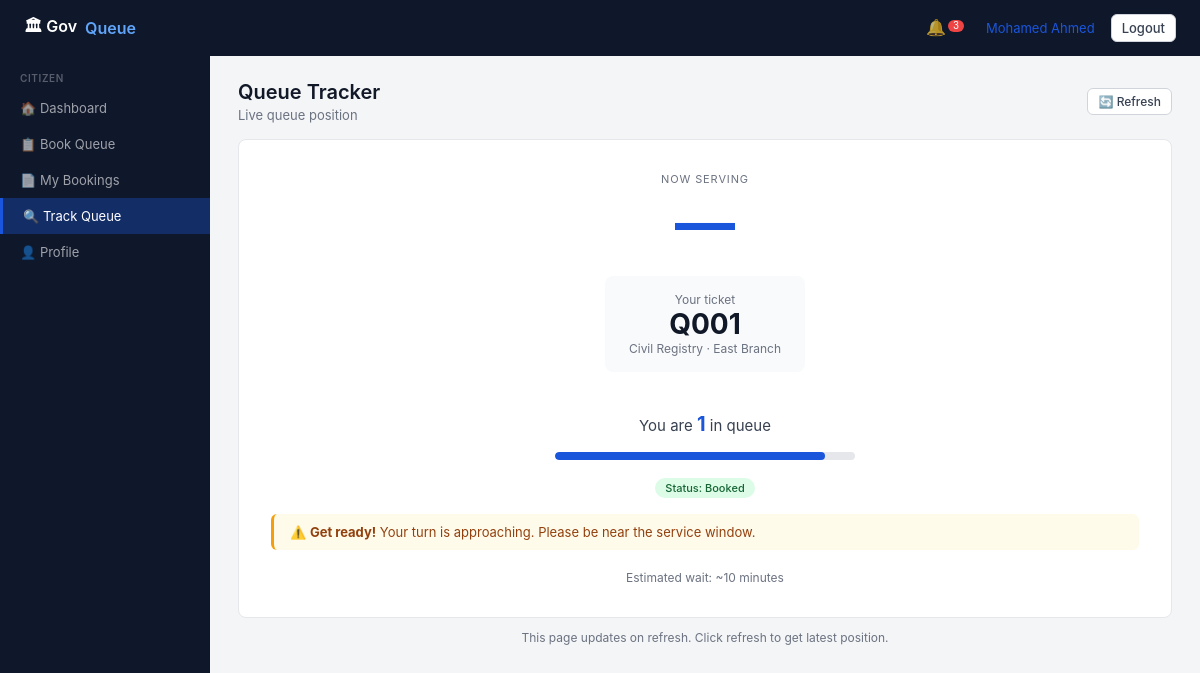
The app's page /citizen/track (signed in) with its own data.
### tables this page shows
CREATE TABLE user (
    id INTEGER PRIMARY KEY AUTOINCREMENT,
    full_name TEXT NOT NULL,
    phone TEXT NOT NULL UNIQUE,
    password_hash TEXT NOT NULL,
    national_id TEXT,
    role TEXT NOT NULL DEFAULT 'citizen',  -- guest,citizen,staff,validation_staff,supervisor,admin
    preferred_language TEXT DEFAULT 'en',
    is_active INTEGER DEFAULT 1,
    branch_id INTEGER REFERENCES branch(id)
);

CREATE TABLE booking (
    id INTEGER PRIMARY KEY AUTOINCREMENT,
    citizen_id INTEGER NOT NULL REFERENCES user(id),
    time_slot_id INTEGER NOT NULL REFERENCES time_slot(id),
    branch_service_id INTEGER NOT NULL REFERENCES branch_service(id),
    queue_number TEXT NOT NULL,
    status TEXT DEFAULT 'booked',  -- booked,arrived,serving,completed,cancelled,no_show,skipped
    booked_at TEXT NOT NULL,
    arrived_at TEXT,
    served_at TEXT,
    completed_at TEXT
);

CREATE TABLE service (
    id INTEGER PRIMARY KEY AUTOINCREMENT,
    organization_id INTEGER NOT NULL REFERENCES organization(id),
    name TEXT NOT NULL,
    name_ar TEXT,
    estimated_duration_minutes INTEGER DEFAULT 10,
    is_active INTEGER DEFAULT 1
);

CREATE TABLE branch (
    id INTEGER PRIMARY KEY AUTOINCREMENT,
    organization_id INTEGER NOT NULL REFERENCES organization(id),
    name TEXT NOT NULL,
    address TEXT,
    phone TEXT,
    working_hours TEXT DEFAULT '08:00-16:00',
    grace_period_minutes INTEGER DEFAULT 15,
    is_active INTEGER DEFAULT 1
);

### app.py (the view)
@app.route('/citizen/track')
@login_required
@role_required('citizen')
def citizen_track():
    uid = session['user_id']
    bk = query("""SELECT bk.*, s.name as service_name, s.estimated_duration_minutes,
                         ts.slot_date, ts.start_time, b.name as branch_name
                  FROM booking bk
                  JOIN time_slot ts ON bk.time_slot_id=ts.id
                  JOIN branch_service bs ON bk.branch_service_id=bs.id
                  JOIN service s ON bs.service_id=s.id
                  JOIN branch b ON bs.branch_id=b.id
                  WHERE bk.citizen_id=? AND bk.status NOT IN ('completed','cancelled','no_show','skipped')
                  ORDER BY ts.slot_date, ts.start_time LIMIT 1""", (uid,), one=True)
    serving_now = None
    position = None
    if bk:
        bs_id = bk['branch_service_id']
        serving = query("""SELECT bk2.queue_number FROM booking bk2
                           JOIN time_slot ts2 ON bk2.time_slot_id=ts2.id
                           WHERE ts2.branch_service_id=? AND ts2.slot_date=? AND bk2.status='serving'
                           ORDER BY bk2.queue_number LIMIT 1""",
                        (bs_id, bk['slot_date']), one=True)
        serving_now = serving['queue_number'] if serving else "—"
        ahead = query("""SELECT COUNT(*) as c FROM booking b2
                         JOIN time_slot ts2 ON b2.time_slot_id=ts2.id
                         WHERE ts2.branch_service_id=? AND ts2.slot_date=?
                         AND b2.status IN ('booked','arrived')
                         AND b2.queue_number < ?""",
                      (bs_id, bk['slot_date'], bk['queue_number']), one=True)
        position = (ahead['c'] if ahead else 0) + 1
    check_turn_notifications()
    return render_template('citizen/track.html', bk=bk, serving_now=serving_now,
                           position=position, user=current_user(), unread=unread_count())

### app.py (called while the page is built, shortened)
def login_required(f):
    @wraps(f)
    def decorated(*args, **kwargs):
        if 'user_id' not in session:
            return redirect(url_for('login'))
        return f(*args, **kwargs)
    return decorated

def role_required(*roles):
    def decorator(f):
        @wraps(f)
        def decorated(*args, **kwargs):
            if session.get('role') not in roles:
                flash("Access denied.", "error")
                return redirect(url_for('index'))
            return f(*args, **kwargs)
        return decorated
    return decorator

def current_user():
    if 'user_id' not in session:
        return None
    return query("SELECT * FROM user WHERE id=?", (session['user_id'],), one=True)

def unread_count():
    if 'user_id' not in session:
        return 0
    r = query("SELECT COUNT(*) as c FROM notification WHERE user_id=? AND is_read=0", (session['user_id'],), one=True)
    return r['c'] if r else 0

@app.context_processor
def inject_globals():
    return {'unread': unread_count()}

def check_turn_notifications():
    bookings = query("""
        SELECT b.id, b.citizen_id, b.queue_number, b.time_slot_id,
               ts.branch_service_id, ts.slot_date
        FROM booking b
        JOIN time_slot ts ON b.time_slot_id=ts.id
        WHERE b.status='booked' AND ts.slot_date=?
    """, (date.today().isoformat(),))

### db.py (called while the page is built)
def get_db():
    conn = sqlite3.connect(DB_PATH)
    conn.row_factory = sqlite3.Row
    conn.execute("PRAGMA foreign_keys = ON")
    return conn

def query(sql, args=(), one=False):
    conn = get_db()
    cur = conn.execute(sql, args)
    rv = cur.fetchall()
    conn.close()
    return (rv[0] if rv else None) if one else rv

### templates/citizen/track.html (shortened to what this page needs)
{% extends 'base.html' %}
{% block content %}
<div class="with-sidebar">
  <div class="sidebar">
    <div class="sidebar-section">
      <div class="sidebar-lbl">Citizen</div>
      <a href="/citizen" class="sidebar-item">🏠 Dashboard</a>
      <a href="/citizen/book" class="sidebar-item">📋 Book Queue</a>
      <a href="/citizen/bookings" class="sidebar-item">📄 My Bookings</a>
      <a href="/citizen/track" class="sidebar-item active">🔍 Track Queue</a>
      <a href="/citizen/profile" class="sidebar-item">👤 Profile</a>
    </div>
  </div>
  <div class="main-area">
    <div class="flex-between mb-4">
      <div class="page-header" style="margin:0"><h2>Queue Tracker</h2><p>Live queue position</p></div>
      <a href="/citizen/track" class="btn btn-secondary btn-sm">🔄 Refresh</a>
    </div>
    {% if bk %}
    <div class="card" style="text-align:center;padding:32px">
      <div style="font-size:11px;text-transform:uppercase;letter-spacing:.08em;color:#6b7280;margin-bottom:6px">Now Serving</div>
      <div style="font-size:60px;font-weight:700;color:#1a56db;line-height:1">{{ serving_now }}</div>
      <div style="margin:24px 0;padding:16px;background:#f9fafb;border-radius:8px;display:inline-block;min-width:200px">
        <div class="muted">Your ticket</div>
        <div style="font-size:28px;font-weight:700;color:#111827">{{ bk.queue_number }}</div>
        <div class="muted">{{ bk.service_name }} · {{ bk.branch_name }}</div>
      </div>
      <div style="margin:16px 0">
        <span style="font-size:15px;color:#374151">
          You are <strong style="color:#1a56db;font-size:20px">{{ position }}</strong> in queue
        </span>
      </div>
      <div style="max-width:300px;margin:0 auto">
        <div style="background:#e5e7eb;border-radius:20px;height:8px;overflow:hidden">
          <div style="background:#1a56db;height:100%;border-radius:20px;width:{{ [100 - (position * 10), 5]|max }}%;transition:width 1s"></div>
        </div>
      </div>
      <div style="margin-top:16px">
        <span class="tag {% if bk.status == 'serving' %}tag-blue{% elif bk.status == 'arrived' %}tag-amber{% else %}tag-green{% endif %}">
          Status: {{ bk.status|title }}
        </span>
      </div>
      {% if position <= 3 %}
      <div class="alert alert-warning" style="margin-top:16px;text-align:left">
        ⚠️ <strong>Get ready!</strong> Your turn is approaching. Please be near the service window.
      </div>
      {% endif %}
      <div style="margin-top:20px;color:#6b7280;font-size:12px">
        Estimated wait: ~{{ position * bk.estimated_duration_minutes }} minutes
      </div>
    </div>
    <div style="margin-top:12px;text-align:center">
      <p class="muted" style="margin-bottom:8px">This page updates on refresh. Click refresh to get latest position.</p>
    </div>
    {% else %}
    <div class="card" style="text-align:center;padding:40px">
      <div style="font-size:40px;margin-bottom:10px">🔍</div>
      <p class="muted">No active booking to track.</p>
      <a href="/citizen/book" class="btn btn-primary" style="margin-top:12px">Book a Slot</a>
    </div>
    {% endif %}
  </div>
</div>
{% endblock %}

### templates/base.html (shortened to what this page needs)
<!DOCTYPE html>
<html lang="en">
<head>
</head>
<body>
<nav class="navbar">
  <a href="/" class="navbar-brand">🏛 Gov<span>Queue</span></a>
  <div class="navbar-right">
    {% if session.user_id %}
      <div class="notif-wrap" id="notif-wrap">
        <button type="button" class="notif-btn" id="notif-btn" aria-label="Notifications">
          🔔{% if unread > 0 %}<span class="notif-badge" id="notif-badge">{{ unread }}</span>{% endif %}
        </button>
      </div>
      <a href="/dashboard">{{ session.name }}</a>
      <a href="/logout" class="btn btn-sm btn-secondary">Logout</a>
    {% else %}
      <a href="/login">Login</a>
      <a href="/register" class="btn btn-sm btn-primary">Register</a>
    {% endif %}
  </div>
</nav>
{% block content %}{% endblock %}
</body>
</html>

### templates/base.html (style rules this page uses)
* { box-sizing:border-box;margin:0;padding:0 }
body { font-family:-apple-system,BlinkMacSystemFont,'Segoe UI',sans-serif;background:#f4f5f7;color:#1a1a2e;min-height:100vh }
a { color:#1a56db;text-decoration:none }
.navbar { background:#0f172a;padding:0 24px;height:56px;display:flex;align-items:center;justify-content:space-between }
.navbar-brand { color:#fff;font-size:16px;font-weight:600;display:flex;align-items:center;gap:8px }
.navbar-brand span { color:#60a5fa }
.navbar-right { display:flex;align-items:center;gap:16px }
.navbar-right a { color:rgba(96 165 250,.7);font-size:13px }
.btn { display:inline-flex;align-items:center;gap:6px;padding:7px 16px;border-radius:6px;font-size:13px;font-weight:500;cursor:pointer;border:1px solid transparent;transition:opacity .15s }
.btn-secondary { background:#fff;color:#374151;border-color:#d1d5db }
.btn-sm { padding:5px 10px;font-size:12px }
.with-sidebar { display:flex;min-height:calc(100vh - 56px) }
.sidebar { width:210px;background:#0f172a;padding:0;flex-shrink:0 }
.sidebar-section { padding:12px 0 }
.sidebar-lbl { font-size:10px;font-weight:600;color:rgba(255,255,255,.3);padding:4px 20px 6px;text-transform:uppercase;letter-spacing:.06em }
.sidebar-item { display:flex;align-items:center;gap:10px;padding:10px 20px;font-size:13px;color:rgba(255,255,255,.6);cursor:pointer;transition:background .1s }
.sidebar-item.active { background:rgba(26,86,219,.35);color:#fff;border-left:3px solid #1a56db }
.main-area { flex:1;padding:24px 28px;overflow:auto }
.card { background:#fff;border:1px solid #e5e7eb;border-radius:8px;padding:20px }
.tag { display:inline-flex;align-items:center;padding:3px 10px;border-radius:20px;font-size:11px;font-weight:500 }
.tag-green { background:#dcfce7;color:#166534 }
.alert { padding:10px 16px;border-radius:6px;font-size:13px;margin-bottom:14px;border-left:3px solid }
.alert-warning { background:#fffbeb;color:#92400e;border-color:#f59e0b }
.page-header { margin-bottom:20px }
.page-header h2 { font-size:20px;font-weight:600;color:#111827 }
.page-header p { font-size:13px;color:#6b7280;margin-top:3px }
.notif-wrap { position:relative }
.notif-btn { background:none;border:none;color:rgba(255,255,255,.7);font-size:16px;cursor:pointer;padding:4px 6px;border-radius:6px;line-height:1 }
.notif-badge { background:#ef4444;color:#fff;font-size:10px;border-radius:9px;padding:1px 5px;min-width:16px;text-align:center;display:inline-block;vertical-align:top;margin-left:2px }
.muted { color:#6b7280;font-size:12px }
.mb-4 { margin-bottom:16px }
.flex-between { display:flex;justify-content:space-between;align-items:center }

### records on screen
user: name "Mohamed Ahmed"
booking: queue_number "Q001", status "Booked"
service: service_name "Civil Registry", position*bk.estimated_duration_minutes "10"
branch: branch_name "East Branch"

### other values on screen
{{ unread }} "3"
{{ serving_now }} "—"
{{ position }} "1"
